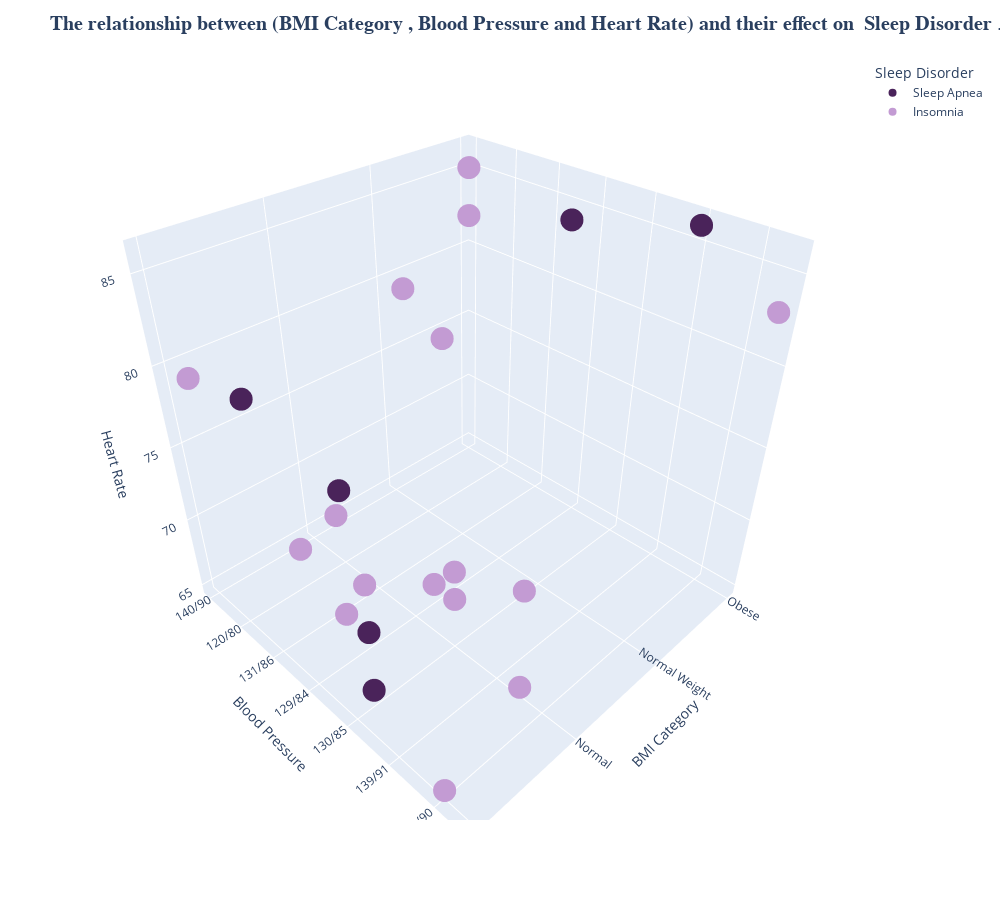

Notebook source saved alongside this figure:
### Code cell
fig=px.scatter_3d(sleep_data,x='BMI Category',y='Blood Pressure',z='Heart Rate',
                  color='Sleep Disorder',width=1000,height=900,
                  color_discrete_sequence=['white','#4A235A','#C39BD3'])


fig.update_layout(title='<b>The relationship between (BMI Category , Blood Pressure and Heart Rate) and their effect on  Sleep Disorder</b> ..',
                  titlefont={'size': 20,'family': 'Serif'},
                  showlegend=True)



fig.show()

### Figure 1 — Plotly figure (JSON) as saved in the notebook; plotly's stock layout.template omitted (floating-point values rounded to 4 significant figures)
{"data": [{"hovertemplate": "Sleep Disorder=Sleep Apnea<br>BMI Category=%{x}<br>Blood Pressure=%{y}<br>Heart Rate=%{z}<extra></extra>", "legendgroup": "Sleep Apnea", "marker": {"color": "#4A235A", "symbol": "circle"}, "mode": "markers", "name": "Sleep Apnea", "scene": "scene", "showlegend": true, "type": "scatter3d", "x": ["Obese", "Obese", "Normal Weight", "Normal", "Normal Weight", "Normal", "Overweight", "Overweight", "Obese", "Overweight", "Normal", "Normal", "Obese", "Overweight", "Overweight", "Normal", "Overweight", "Overweight", "Overweight", "Overweight", "Overweight", "Overweight", "Overweight", "Overweight", "Overweight", "Overweight", "Obese", "Obese", "Overweight", "Overweight", "Overweight", "Overweight", "Overweight", "Overweight", "Overweight", "Overweight", "Overweight", "Overweight", "Overweight", "Overweight", "Overweight", "Overweight", "Overweight", "Overweight", "Overweight", "Overweight", "Overweight", "Overweight", "Overweight", "Overweight", "Overweight", "Overweight", "Overweight", "Overweight", "Overweight", "Overweight", "Overweight", "Overweight", "Overweight", "Overweight", "Overweight", "Overweight", "Overweight", "Overweight", "Overweight", "Overweight", "Overweight", "Overweight", "Overweight", "Overweight", "Overweight", "Overweight", "Overweight", "Overweight", "Overweight", "Overweight", "Overweight", "Overweight"], "y": ["140/90", "140/90", "132/87", "120/80", "130/86", "120/80", "131/86", "131/86", "135/88", "129/84", "115/75", "130/85", "135/88", "130/85", "130/85", "130/85", "130/85", "140/95", "140/95", "140/95", "140/95", "140/95", "140/95", "140/95", "140/95", "140/95", "139/91", "139/91", "140/95", "140/95", "140/95", "140/95", "140/95", "140/95", "140/95", "140/95", "140/95", "140/95", "140/95", "140/95", "140/95", "140/95", "140/95", "140/95", "140/95", "140/95", "140/95", "140/95", "140/95", "140/95", "140/95", "140/95", "140/95", "140/95", "140/95", "140/95", "140/95", "140/95", "140/95", "140/95", "140/95", "140/95", "140/95", "140/95", "140/95", "140/95", "140/95", "140/95", "140/95", "140/95", "140/95", "140/95", "140/95", "140/95", "140/95", "140/95", "140/95", "140/95"], "z": [85, 85, 80, 70, 78, 70, 81, 81, 84, 74, 68, 68, 84, 78, 78, 70, 72, 75, 75, 75, 75, 75, 75, 75, 75, 75, 86, 86, 75, 75, 75, 75, 75, 75, 75, 75, 75, 75, 75, 75, 75, 75, 75, 75, 75, 75, 75, 75, 72, 72, 68, 68, 68, 68, 68, 68, 68, 68, 68, 68, 68, 68, 68, 68, 68, 68, 68, 68, 68, 68, 68, 68, 68, 68, 68, 68, 68, 68]}, {"hovertemplate": "Sleep Disorder=Insomnia<br>BMI Category=%{x}<br>Blood Pressure=%{y}<br>Heart Rate=%{z}<extra></extra>", "legendgroup": "Insomnia", "marker": {"color": "#C39BD3", "symbol": "circle"}, "mode": "markers", "name": "Insomnia", "scene": "scene", "showlegend": true, "type": "scatter3d", "x": ["Obese", "Obese", "Normal Weight", "Normal Weight", "Normal", "Normal", "Overweight", "Normal", "Overweight", "Normal", "Overweight", "Overweight", "Overweight", "Overweight", "Overweight", "Overweight", "Overweight", "Overweight", "Overweight", "Overweight", "Overweight", "Overweight", "Overweight", "Overweight", "Overweight", "Overweight", "Normal", "Normal", "Overweight", "Overweight", "Overweight", "Overweight", "Overweight", "Overweight", "Overweight", "Overweight", "Overweight", "Overweight", "Overweight", "Overweight", "Overweight", "Overweight", "Overweight", "Overweight", "Overweight", "Overweight", "Overweight", "Overweight", "Overweight", "Overweight", "Overweight", "Overweight", "Overweight", "Overweight", "Overweight", "Overweight", "Overweight", "Overweight", "Overweight", "Overweight", "Overweight", "Overweight", "Overweight", "Overweight", "Overweight", "Overweight", "Overweight", "Obese", "Obese", "Overweight", "Overweight", "Overweight", "Overweight", "Overweight", "Overweight", "Overweight", "Normal"], "y": ["140/90", "140/90", "132/87", "130/86", "125/80", "115/75", "129/84", "130/85", "132/87", "130/85", "130/85", "135/90", "130/85", "135/90", "130/85", "135/90", "130/85", "130/85", "130/85", "130/85", "130/85", "130/85", "130/85", "130/85", "130/85", "130/85", "130/85", "130/85", "135/90", "130/85", "130/85", "130/85", "135/90", "130/85", "135/90", "130/85", "135/90", "130/85", "135/90", "130/85", "135/90", "130/85", "135/90", "130/85", "130/85", "135/90", "130/85", "130/85", "135/90", "130/85", "130/85", "135/90", "130/85", "135/90", "130/85", "130/85", "135/90", "135/90", "135/90", "135/90", "135/90", "135/90", "135/90", "135/90", "135/90", "135/90", "135/90", "142/92", "142/92", "140/95", "130/85", "130/85", "130/85", "130/85", "130/85", "130/85", "125/80"], "z": [85, 82, 80, 78, 72, 68, 74, 68, 80, 70, 72, 65, 72, 65, 72, 65, 72, 72, 72, 72, 72, 72, 72, 72, 72, 72, 70, 70, 65, 72, 72, 72, 65, 72, 65, 72, 65, 72, 65, 72, 65, 72, 65, 72, 72, 65, 72, 72, 65, 72, 72, 65, 72, 65, 72, 78, 65, 65, 65, 65, 65, 65, 65, 65, 65, 65, 65, 83, 83, 75, 72, 72, 72, 72, 72, 72, 65]}], "layout": {"height": 900, "legend": {"title": {"text": "Sleep Disorder"}, "tracegroupgap": 0}, "margin": {"t": 60}, "scene": {"domain": {"x": [0, 1], "y": [0, 1]}, "xaxis": {"title": {"text": "BMI Category"}}, "yaxis": {"title": {"text": "Blood Pressure"}}, "zaxis": {"title": {"text": "Heart Rate"}}}, "showlegend": true, "title": {"font": {"family": "Serif", "size": 20}, "text": "<b>The relationship between (BMI Category , Blood Pressure and Heart Rate) and their effect on  Sleep Disorder</b> .."}, "width": 1000}}
